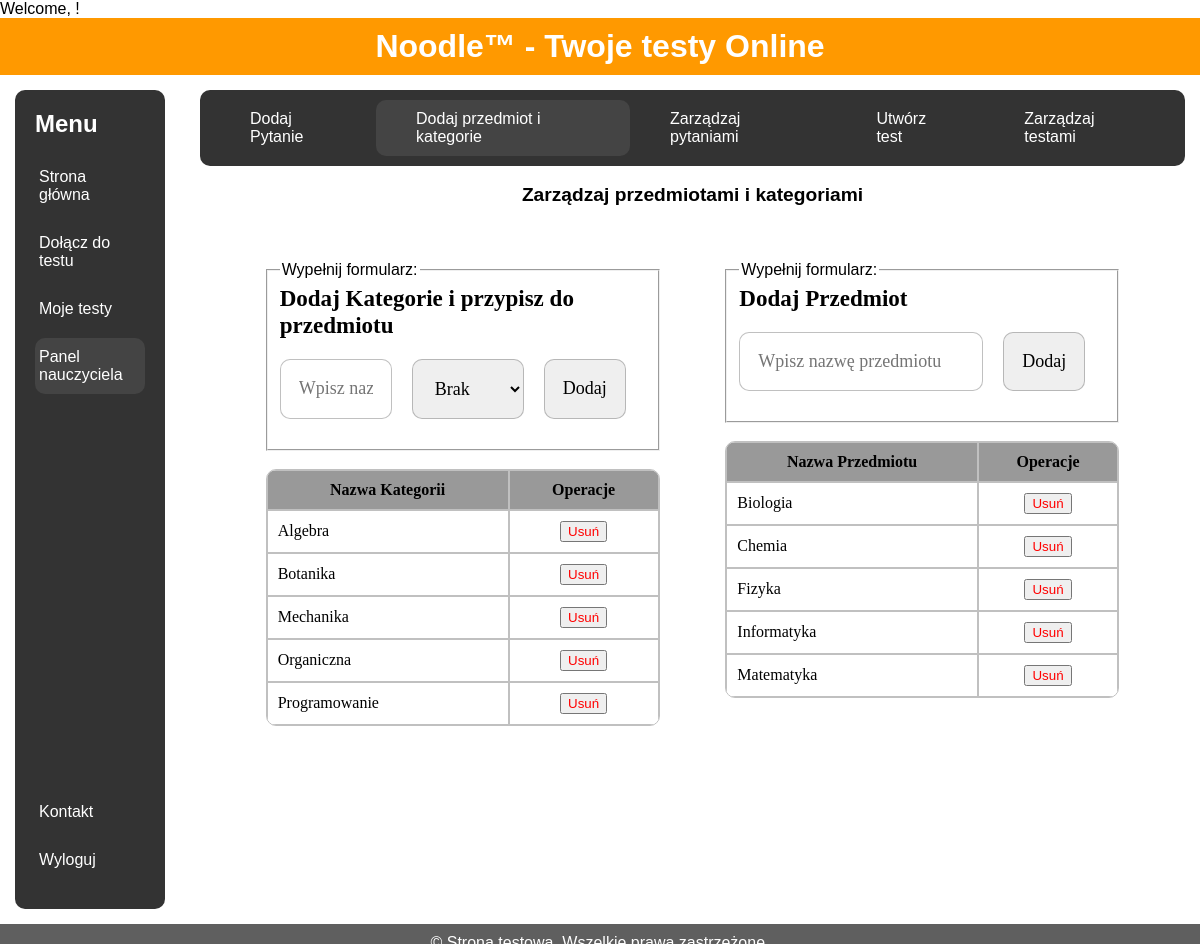
Screenshot of /Strona/html/panel_nauczyciela/dodaj_kat.php (signed in) with the database file from the repository.
### tables this page shows
CREATE TABLE `kategoria` (
  `id` int(11) NOT NULL,
  `nazwa` varchar(40) NOT NULL
);

CREATE TABLE `przedmioty` (
  `id` int(11) NOT NULL,
  `nazwa` varchar(30) NOT NULL
);

### Strona/html/panel_nauczyciela/dodaj_kat.php (the view, shortened to what this page needs)
<?php
echo "Welcome, " . htmlspecialchars($_SESSION['username']) . "!";
?>
<!DOCTYPE html>
<html lang="en">
<head>
	<link rel="stylesheet" href="../../styles.css">
</head>
<body>
	<?php
		$servername = "localhost";
		$username = "root";
		$password = "";
		$dbname = "baza";
		$conn = new mysqli($servername, $username, $password, $dbname);
	?>
	<div class="wrapper">
		<div class="header-content" id="head">
      		<h1>Noodle™ - Twoje testy Online</h1>
    		</div>
    		<div class="container">
      		<div class="sidebar" id="menu">
        		<ul>
				<h2>Menu</h2>
				<li><a href="../../index.php">Strona główna</a></li>
				<li><a href="../dolacz_kod.php">Dołącz do testu</a></li>
				<li><a href="../moje_testy.php" class="dropdown-btn">Moje testy</a></li>
				<li><a href="../panel_nauczyciela.php" class="aktualna-strona">Panel nauczyciela</a></li>
        		</ul>
			<ul>
				<li>
					<a href="../kontakt.php">Kontakt</a>
				</li>
				<li>
    				<a href="../logowanie/logout.php">Wyloguj</a>
				</li>
			</ul>
      		</div>
			<div class="main-content" id="main">
				<div class="innermenu" id="">
					<ul style="display: flex;justify-content: space-evenly;">
						<li><a href="dodaj.php">Dodaj Pytanie</a></li>
						<li><a href="dodaj_kat.php" class="aktualna-strona">Dodaj przedmiot i kategorie</a></li>
						<li><a href="zarz_pyt.php" >Zarządzaj pytaniami</a></li>
						<li><a href="utworz_test.php">Utwórz test</a></li>
						<li><a href="zarz_testami.php">Zarządzaj testami</a></li>
					</ul>
				</div>
				<div class="haslo" style="justify-content: flex-start;">
					<p style="margin-bottom:1em">Zarządzaj przedmiotami i kategoriami</p>
					<br><br>
					<div class="kat" style="display: flex;min-width:80%;justify-content:space-evenly">
					<div style="max-width:40%">
					<fieldset>
						<legend>Wypełnij formularz:</legend>
						<form action="" method="POST" class="zarzadzaj">
							<p class="mid-width" style="grid-column: 1 / 7;">Dodaj Kategorie i przypisz do przedmiotu</p>
							<input type="text" name="category_name" placeholder="Wpisz nazwę kategorii" style="grid-column: 1 / 3;" >
							<select name="subject_select" style="grid-column: 3 / 5;" required>
								<?php
									$selected = isset($_GET['przedmiot']) ? $_GET['przedmiot'] : '0';
									echo '<option value="0" ' . ($selected == '0' ? 'selected' : '') . '>Brak</option>';
								?>
							</select>
							<input type="submit"  name="category_add" style="grid-column: 5 / 6;" value="Dodaj">
						</form>
					</fieldset>
					<br>
					<div class="pytania" style="width: 100%;">
						<table>
							<tbody>
								<tr>
									<th class="szerokie">Nazwa Kategorii</th>
									<th colspan="2">Operacje</th>
								</tr>
                                <?php
                                    $sql = "SELECT kategoria.id, kategoria.nazwa AS kategoria
									FROM kategoria;";
                                    $result = $conn->query($sql);
                                    if ($result->num_rows > 0) {
                                        while($row = $result->fetch_assoc()) {
                                            echo '
                                            <tr>
                                                <td>' . $row['kategoria'] . '</td>
												<form method="POST" class="zarzadzaj">
													<input type="hidden" name="category_id" value="'.$row['id'].'">
													<td style="text-align:center;">
														<button type="submit" name="delete_category" class="delete" style="color: red;">Usuń</button>
													</td>
												</form>
                                            </form></td>
                                            </tr>';
                                        }
                                    }
                                    else {
                                        echo '<tr><td colspan="7">Brak pytań do wyświetlenia.</td></tr>';
                                    }
                                ?>
							</tbody>
						</table>
					</div>
					</div>
					<div style="max-width:40%">
					<fieldset>
						<legend>Wypełnij formularz:</legend>
						<form action="" method="POST" class="zarzadzaj">
							<p class="mid-width" style="grid-column: 1 / 7;">Dodaj Przedmiot</p>
							<input type="text" id="subject_name" name="subject_name" placeholder="Wpisz nazwę przedmiotu" style="grid-column: 1 / 5;" >
							<input type="submit" name="subject_add" style="grid-column: 5 / 6;" value="Dodaj">
						</form>
					</fieldset>
					<br>
					<div class="pytania" style="width: 100%;">
						<table>
							<tbody>
								<tr>
									<th class="szerokie">Nazwa Przedmiotu</th>
									<th colspan="2">Operacje</th>
								</tr>
                                <?php
                                    $sql = "SELECT przedmioty.id, przedmioty.nazwa AS przedmiot
											FROM przedmioty";
                                    $result = $conn->query($sql);
                                    if ($result->num_rows > 0) {
                                        while($row = $result->fetch_assoc()) {
                                            echo '
                                            <tr>
                                                <td>' . $row['przedmiot'] . '</td>
												<form method="POST" class="zarzadzaj">
													<input type="hidden" name="subject_id" value="'.$row['id'].'">
													<td style="text-align:center;">
														<button type="submit" name="delete_subject" class="delete" style="color: red;">Usuń</button>
													</td>
												</form>
                                            </form></td>
                                            </tr>';
                                        }
                                    }
                                    else {
                                        echo '<tr><td colspan="7">Brak przedmiotów do wyświetlenia.</td></tr>';
                                    }
                                ?>
							</tbody>
						</table>
					</div>
					</div>
					</div>
				</div>
			</div>
    	</div>
		<div class="footer" id="stopka">
			<p>&copy; Strona testowa. Wszelkie prawa zastrzeżone.</p>
		</div>
	</div>
</body>
</html>

### Strona/styles.css (style rules this page uses)
* { box-sizing: border-box; margin: 0; }
body { font-family: Arial, sans-serif; display: flex; min-height: 100vh; flex-direction: column; }
.header-content { background-color: #ff9900; color: #fff; padding: 10px 0; text-align: center; position: sticky; width: 100%; top: 0; z-index: 1000; }
.header-content h1 { margin: 0; }
.wrapper { flex: 1; display: flex; flex-direction: column; }
.container { display: flex; flex: 1; align-items: flex-start; }
.sidebar { display: flex; flex-direction: column; background-color: #333; color: #fff; position: sticky; width: 12%; min-width: 150px; padding: 20px; margin: 15px; margin-right: 20px; border-radius: 10px; top: 0px; left: 0; height: auto; z-index: 900; overflow-y: auto; justify-content: space-between; }
.innermenu { display: flex; flex-direction: column; background-color: #333; color: #fff; width: 100%; min-width: 150px; border-radius: 10px; top: 0px; left: 0; height: auto; z-index: 900; overflow-y: auto; justify-content: space-between; align-self: start; }
.sidebar h2 { margin-bottom: 20px; }
.sidebar ul { list-style-type: none; padding: 0; margin-bottom: 0; }
.sidebar ul li { margin-bottom: 10px; }
.sidebar ul li a { color: #fff; text-decoration: none; display: block; padding: 10px 4px; }
.aktualna-strona { background-color: #444; border-radius: 10px; }
.innermenu ul { list-style-type: none; padding: 10px; margin-bottom: 0; }
.innermenu ul li a { color: #fff; text-decoration: none; display: block; padding: 10px 40px 10px 40px; }
.main-content { display: flex; flex: 1; flex-direction: column; justify-content: center; padding: 15px; flex-wrap: wrap; }
.footer { background-color: #5f5f5f; color: #fff; text-align: center; padding: 10px 0; }
form { display: grid; grid-template-columns: 1fr 1fr; gap: 20px; margin-bottom: 20px; font-family: calibri; font-size: larger; }
.haslo { display: flex; align-items: center; justify-content: center; min-width: 300px; flex-direction: column; }
.haslo > p { font-weight: bold; font-size: larger; }
input,textarea { padding: 1em; font-family: calibri; width: 100%; font-size: large; border: 1px solid #70707070; resize: vertical; border-radius:10px; }
table { position: relative; border-spacing: 0; font-family: calibri; z-index: 2; border: solid 1px #70707070; border-radius: 10px; overflow: hidden; }
td, th { padding: 10px; border: solid 1px #70707070; background-clip: padding-box; }
td { background-color: white; }
th { background-color: #999; }
.pytania { width: 80%; display: flex; align-items: center; justify-content: center; min-width: 300px; flex-direction: column; }
.pytania > table { width: 100%; }
.zarzadzaj { display: grid; grid-template-columns: 1fr 1fr 1fr 1fr 1fr; gap: 20px; margin-bottom: 20px; font-family: calibri; font-size: larger; }
.zarzadzaj > .mid-width { position: relative; height: 100%; font-weight: bolder; font-size: larger; }
select { padding: 1em; font-family: calibri; width: 100%; font-size: large; border: 1px solid #70707070; resize: vertical; border-radius: 10px; }

### rows the page displays
kategoria: nazwa "Algebra"
kategoria: nazwa "Botanika"
kategoria: nazwa "Mechanika"
kategoria: nazwa "Organiczna"
kategoria: nazwa "Programowanie"
przedmioty: nazwa "Biologia"
przedmioty: nazwa "Chemia"
przedmioty: nazwa "Fizyka"
przedmioty: nazwa "Informatyka"
przedmioty: nazwa "Matematyka"
